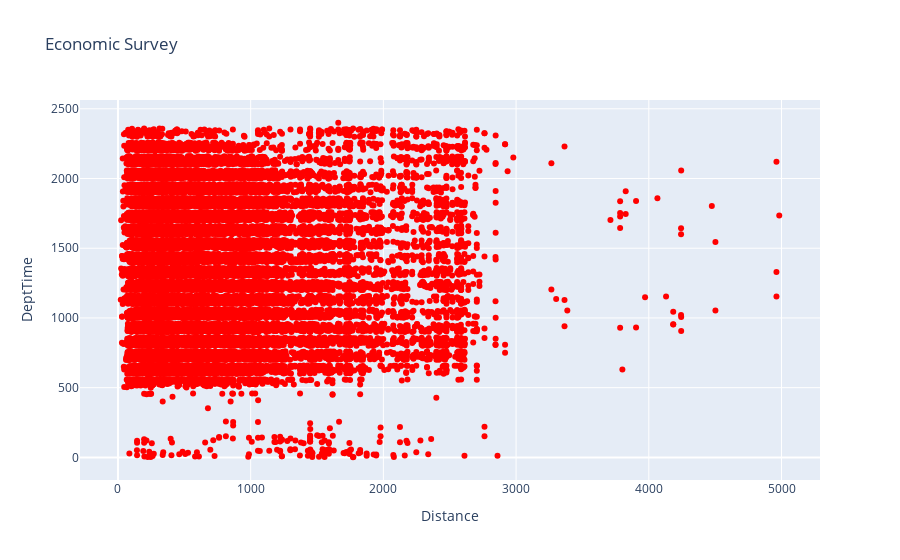

Notebook code for this chart:
### Markdown cell above
Let us use a scatter plot to represent departure time changes with respect to airport distance

This plot should contain the following

* Title as **Distance vs Departure Time**.
* x-axis label should be **Distance**
* y-axis label should be **DeptTime**
* **Distance** column data from the flight delay dataset should be considered in x-axis
* **DepTime** column data from the flight delay dataset should be considered in y-axis
* Scatter plot markers should be of red color

### Code cell
## Write
fig=go.Figure()
fig.add_trace(go.Scatter(x=airline_data["Distance"], y=airline_data["DepTime"], mode='markers', marker=dict(color='red')))
fig.update_layout(title='Economic Survey', xaxis_title='Distance', yaxis_title='DeptTime')
# Display the figure
fig.show()

### Figure 1 — Plotly figure (JSON) as saved in the notebook; plotly's stock layout.template omitted (floating-point values rounded to 4 significant figures; data arrays with more than 128 entries replaced by an {"elided": "..."} marker saying what was removed)
{"data": [{"marker": {"color": "red"}, "mode": "markers", "type": "scatter", "x": {"elided": "27000 int values"}, "y": {"elided": "27000 int values"}}], "layout": {"title": {"text": "Economic Survey"}, "xaxis": {"title": {"text": "Distance"}}, "yaxis": {"title": {"text": "DeptTime"}}}}
